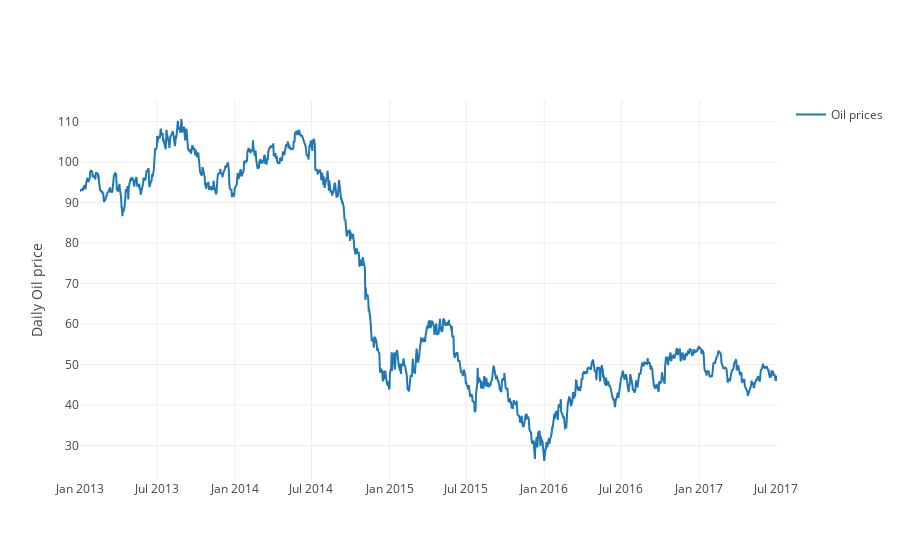

The code cell stored with this chart in its notebook:
### Code cell
# Plotting graph for oil price trends
trace = go.Scatter(
    name='Oil prices',
    x=oil['date'],
    y=oil['dcoilwtico'].dropna(),
    mode='lines',
   )

data = [trace]

layout = go.Layout(
    yaxis = dict(title = 'Daily Oil price'),
    showlegend = True)
fig = go.Figure(data = data, layout = layout)
py.iplot(fig, filename='pandas-time-series-error-bars')

### Figure 1 — Plotly figure (JSON) as saved in the notebook; plotly's stock layout.template omitted (floating-point values rounded to 4 significant figures; data arrays with more than 128 entries replaced by an {"elided": "..."} marker saying what was removed)
{"data": [{"mode": "lines", "name": "Oil prices", "type": "scatter", "x": {"elided": "1218 str values"}, "y": {"elided": "1175 float values"}}], "layout": {"showlegend": true, "yaxis": {"title": "Daily Oil price"}}}
